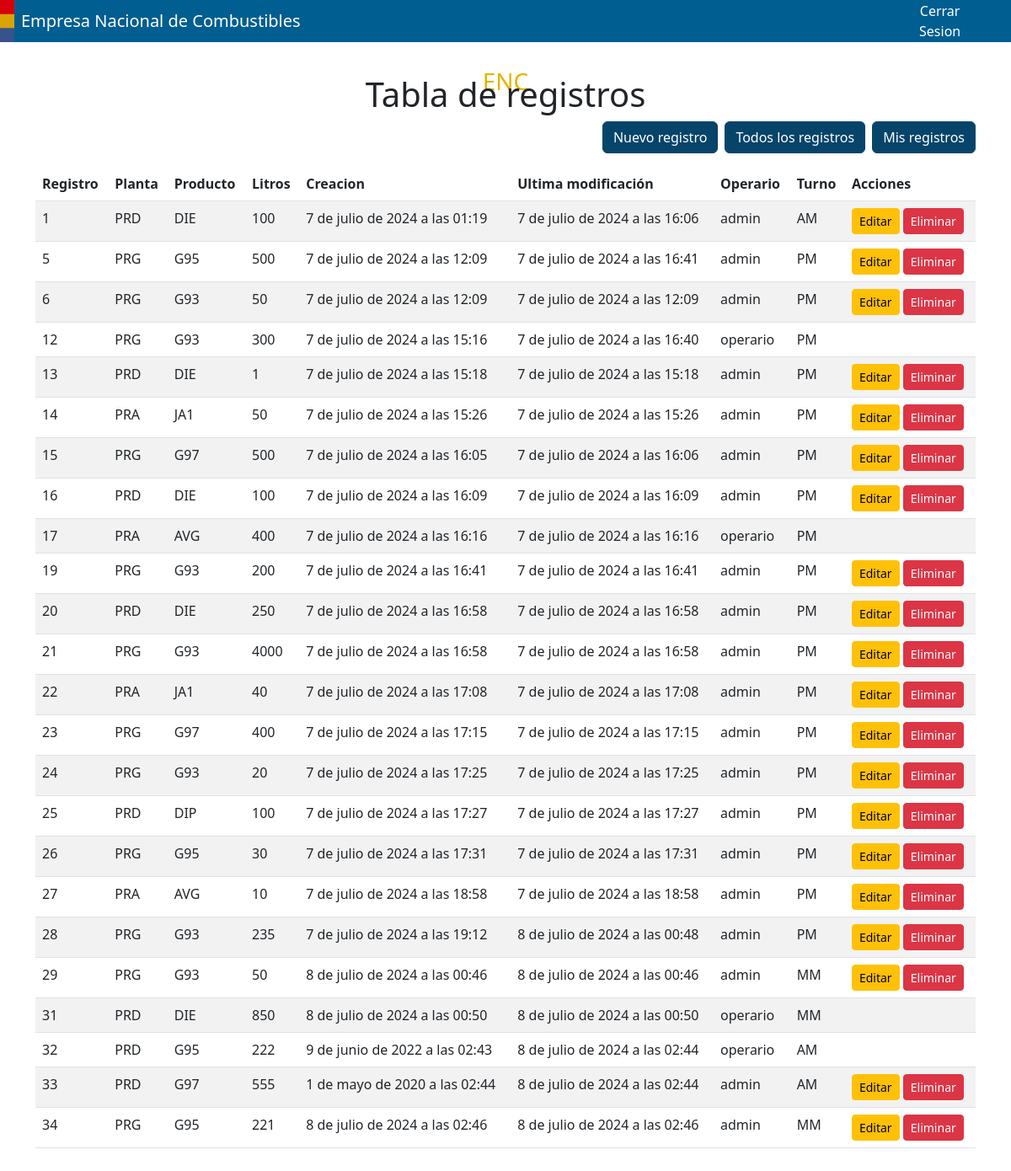
Page /home/ (signed in) on the earlier database version.
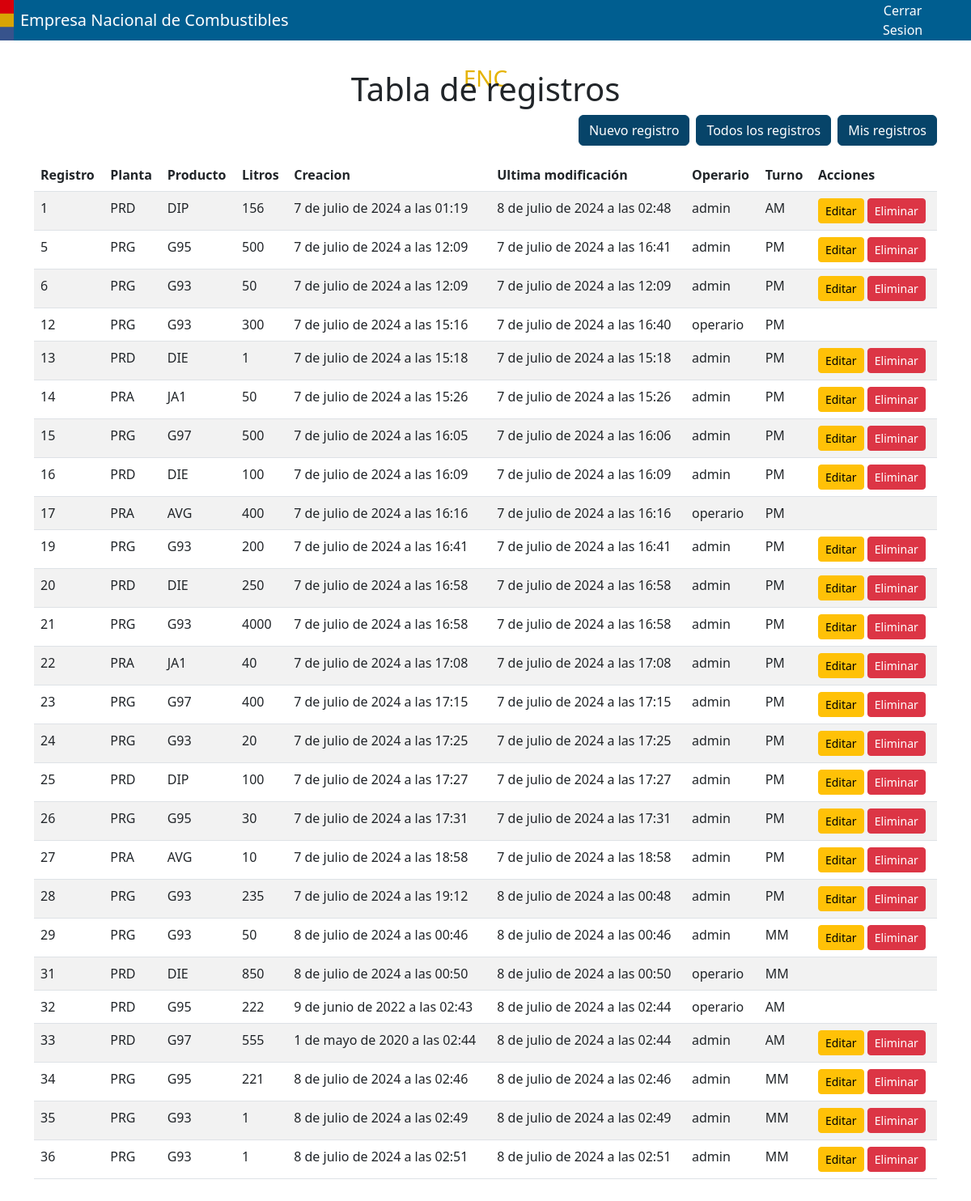
Same page on the later database version.
### core/models.py (models this page shows, shortened)
class combustible(models.Model):
    codigo = models.ForeignKey(codigoPlanta, on_delete=models.CASCADE)
    producto = models.ForeignKey(producto, on_delete=models.CASCADE)
    litros = models.IntegerField()
    fecha_hora = models.DateTimeField(auto_now_add=True)
    fecha_modificacion = models.DateTimeField(auto_now_add=True)
    usuario_modificador = models.ForeignKey(User, on_delete=models.SET_NULL, null=True, blank=True, related_name='modificaciones')
    eliminado = models.BooleanField(default=False)
    operario = models.ForeignKey(User, on_delete=models.CASCADE)
    turno = models.CharField(
        max_length=2,
        choices=TURNO_CHOICES,
        default='-'
    )

class codigoPlanta(models.Model):
    clave = models.CharField(max_length=3, unique=True)
    descripcion = models.CharField(max_length=100)
    productos = models.ManyToManyField(producto, related_name='codigos')
    def __str__(self):
        return self.clave

class producto(models.Model):
    nombre = models.CharField(max_length=100)
    descripcion = models.CharField(max_length=100)
    def __str__(self):
        return self.nombre

### core/views.py (the view)
# urls.py: path('home/', views.listar_registros, name='listar_registros' ),
def listar_registros(request):
    registros = combustible.objects.all()
    filtro = request.GET.get('filtro', None)
    if filtro == 'mis_registros':
        registros = registros.filter(operario=request.user)
    context = {
        'registros': registros,
        'filtro_actual': filtro,
    }
    return render(request, 'core/home.html', context)

### core/templates/core/home.html (shortened to what this page needs)
{% extends 'core/base.html' %}
{% load static %}
{% block content %}
{% if user.is_authenticated %}
<section id="proyectos">
    <div class="container">
        <div class="text-center" style="margin-top: 10vh;">
            <div class="row">
                <div class="col">
                    <h3 style="color: #e5b300; margin-bottom: -2vh;">ENC</h3>
                    <h1 style="margin-top: 2px;">Tabla de registros</h1>
                </div>
            </div>
        </div>
        <div class="d-flex justify-content-end mb-3">
            <a href="{% url 'crear_registro' %}" class="btn btn-primary me-2"
                    style="background-color: #074469; border-color: #074469;">Nuevo registro</a>
            <a href="?filtro=todos" class="btn btn-primary me-2 {% if not filtro_actual %}active{% endif %}"
                    style="background-color: #074469; border-color: #074469;">Todos los registros</a>
            <a href="?filtro=mis_registros" class="btn btn-primary {% if filtro_actual == 'mis_registros' %}active{% endif %}"
                    style="background-color: #074469; border-color: #074469;">Mis registros</a>
        </div>
        <table class="table table-striped">
            <thead>
                <tr>
                    <th scope="col">Registro</th>
                    <th scope="col">Planta</th>
                    <th scope="col">Producto</th>
                    <th scope="col">Litros</th>
                    <th scope="col">Creacion</th>
                    <th scope="col">Ultima modificación</th>
                    <th scope="col">Operario</th>
                    <th scope="col">Turno</th>
                    <th scope="col">Acciones</th>
                </tr>
            </thead>
            <tbody>
                {% for registro in registros %}
                    {% if registro.eliminado == False%}
                        <tr>
                            <td>{{ registro.id }}</td>
                            <td>{{ registro.codigo }}</td>
                            <td>{{ registro.producto}}</td>
                            <td>{{ registro.litros }}</td>
                            <td>{{ registro.fecha_hora }}</td>
                            <td>{{ registro.fecha_modificacion }}</td>
                            <td>{{ registro.operario }}</td>
                            <td>{{ registro.turno }}</td>
                            <td>
                                {% if registro.operario == request.user %}
                                    <a href="{% url 'editar_registro' registro.pk %}" class="btn btn-sm btn-warning">Editar</a>
                                    <a href="{% url 'eliminar_registro' registro.pk %}" class="btn btn-sm btn-danger">Eliminar</a>
                                {% endif %}
                            </td>
                        </tr>
                    {% endif %}
                {% empty %}
                <tr>
                    <td colspan="6">No se encontraron registros.</td>
                </tr>
                {% endfor %}
            </tbody>
        </table>
    </div>
</section>
{% endif %}
{% endblock %}

### core/templates/core/base.html (shortened to what this page needs)
{% load static %}
<!DOCTYPE html>
<html lang="en">
<head>
    <link rel="stylesheet" href="{% static 'core/css/estilos.css' %}" />
    <link rel="stylesheet" href="{% static 'core/css/bootstrap.css' %}" />
</head>
<body>
    <nav class="navbar navbar-expand-lg navbar-custom fixed-top">
        <img class="navbar-image" src="{% static 'images/Barra Colores.png' %}" alt="">
        <span class="navbar-brand mb-0 h1">Empresa Nacional de Combustibles</span>
        <div class="row">
            <div class="col-md-6">
                <div class="collapse navbar-collapse position-relative" id="navbarNav">
                    <ul class="navbar-nav">
                        {% if user.is_authenticated %}
                        <li class="nav-item text-center">
                            <a class="nav-link" href="{% url 'exit' %}">Cerrar Sesion</a>
                        </li>
                        {%endif%}
                    </ul>
                </div>
            </div>
        </div>
    </nav>
    {% block content %}
    {% endblock %}
</body>
</html>

### core/static/core/css/estilos.css (style rules this page uses)
.navbar-custom { background-color: #005e90; position: relative; height: 50px; }
.navbar-custom .navbar-image { position: absolute; top: 0; left: 0; height: 100%; max-width: 100%; padding: 0; box-sizing: border-box; }
.navbar-custom .navbar-brand { color: white !important; margin-left: 25px; flex-grow: 1; position: relative; z-index: 2; }
.navbar-custom .navbar-nav .nav-link { color: white; }

Differences in the rows shown:
changed combustible id 1: producto "DIE" → "DIP"; litros "100" → "156"; fecha_modificacion "7 de julio de 2024 a las 16:06" → "8 de julio de 2024 a las 02:48"
added combustible: id "35", codigo "PRG", producto "G93", litros "1", fecha_hora "8 de julio de 2024 a las 02:49", fecha_modificacion "8 de julio de 2024 a las 02:49", operario "admin", turno "MM", shows "Editar"
added combustible: id "36", codigo "PRG", producto "G93", litros "1", fecha_hora "8 de julio de 2024 a las 02:51", fecha_modificacion "8 de julio de 2024 a las 02:51", operario "admin", turno "MM", shows "Editar"
